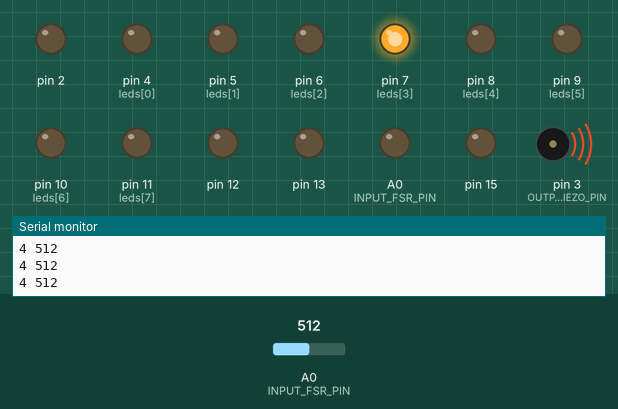
This sketch was run on a simulated Arduino Uno, built with avr-gcc and run on an emulated ATmega328P. On the bench: output pins drawn as LEDs (lit = HIGH), buzzer (waves = sounding), the last lines printed to the serial monitor. The inputs (shaded band) are chosen by the test bench; at power-on: A0 (INPUT_FSR_PIN) = 512.

Above: at 1.2 s.
1.3 s: A0 (INPUT_FSR_PIN) set to 531
2.8 s: A0 (INPUT_FSR_PIN) set to 553
At 4.0 s:
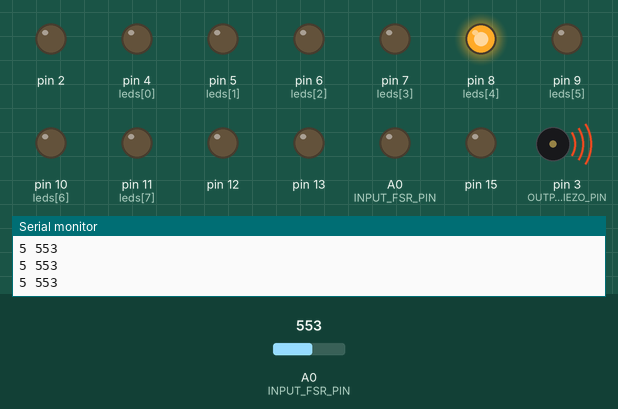
4.3 s: A0 (INPUT_FSR_PIN) set to 666
5.8 s: A0 (INPUT_FSR_PIN) set to 692
At 6.2 s:
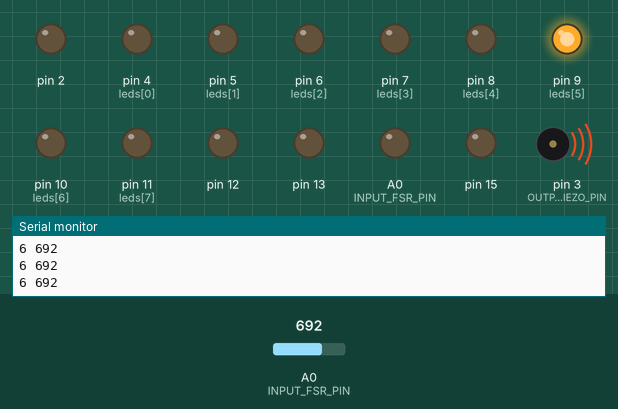
7.3 s: A0 (INPUT_FSR_PIN) set to 0
At 8.5 s:
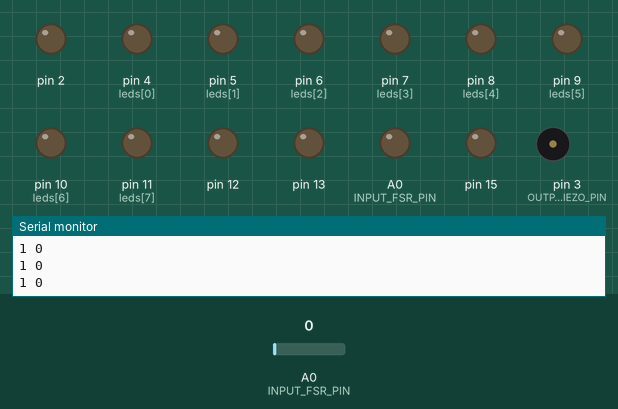
8.8 s: A0 (INPUT_FSR_PIN) set to 511
At 9.9 s:
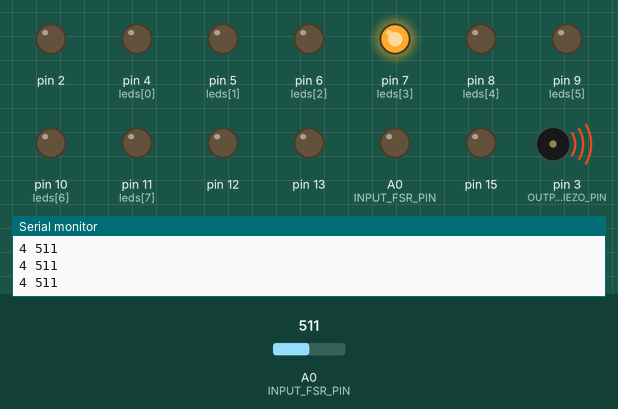
Timing chart, 0 to 11.3 s (numbered marks = the images above; inputs shaded):
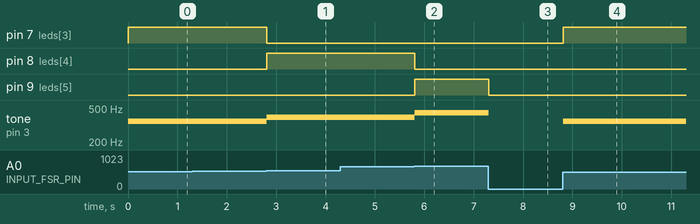

The sketch:

ForceSensor.ino
```cpp
const int OUTPUT_PIEZO_PIN = 3;
const int INPUT_FSR_PIN = A0;
const int DELAY_MS = 20;
int freqs[8] = {262, 294, 330, 350, 392, 440, 494, 523};
int leds[8] = {4, 5, 6, 7, 8, 9, 10, 11};

void setup() {
  // put your setup code here, to run once:
  pinMode(OUTPUT_PIEZO_PIN, OUTPUT);
  pinMode(INPUT_FSR_PIN, INPUT);
  for (int i = 0; i < sizeof(leds); i++) {
    pinMode(i, OUTPUT);
  }
  Serial.begin(9600);
}

void loop() {
  // put your main code here, to run repeatedly:
  int val = analogRead(INPUT_FSR_PIN);
  int index = map(val, 0, 950, 1, 8);
  if (val > 0) {
    tone(OUTPUT_PIEZO_PIN, freqs[index - 1]);
    digitalWrite(leds[index - 1], HIGH);
    for (int i = 0; i < sizeof(leds); i++) {
      if (i != index - 1) {
        digitalWrite(leds[i], LOW);
      }
    }
  } else {
    noTone(OUTPUT_PIEZO_PIN);
    for (int i = 0; i < sizeof(leds); i++) {
       digitalWrite(leds[i], LOW);
    }
  }

  Serial.print(index);
  Serial.print(" ");
  Serial.println(val);

  delay(DELAY_MS);
}
```

Measured:
- the behaviour switches between 542 and 543 on A0 (INPUT_FSR_PIN) (found by bisection; images 0 and 1)
- the behaviour switches between 678 and 679 on A0 (INPUT_FSR_PIN) (found by bisection; images 1 and 2)
- after the input at 2.8 s, pin 7 (leds[3]): HIGH → LOW at once; pin 8 (leds[4]): LOW → HIGH at once; tone on pin 3 (OUTPUT_PIEZO_PIN): 350 Hz → 392 Hz at once
- after the input at 5.8 s, pin 8 (leds[4]): HIGH → LOW at once; pin 9 (leds[5]): LOW → HIGH at once; tone on pin 3 (OUTPUT_PIEZO_PIN): 392 Hz → 440 Hz at once
- after the input at 7.3 s, pin 9 (leds[5]): HIGH → LOW at once; tone on pin 3 (OUTPUT_PIEZO_PIN): 440 Hz → silent at once
- after the input at 8.8 s, pin 7 (leds[3]): LOW → HIGH at once; tone on pin 3 (OUTPUT_PIEZO_PIN): silent → 350 Hz at once
